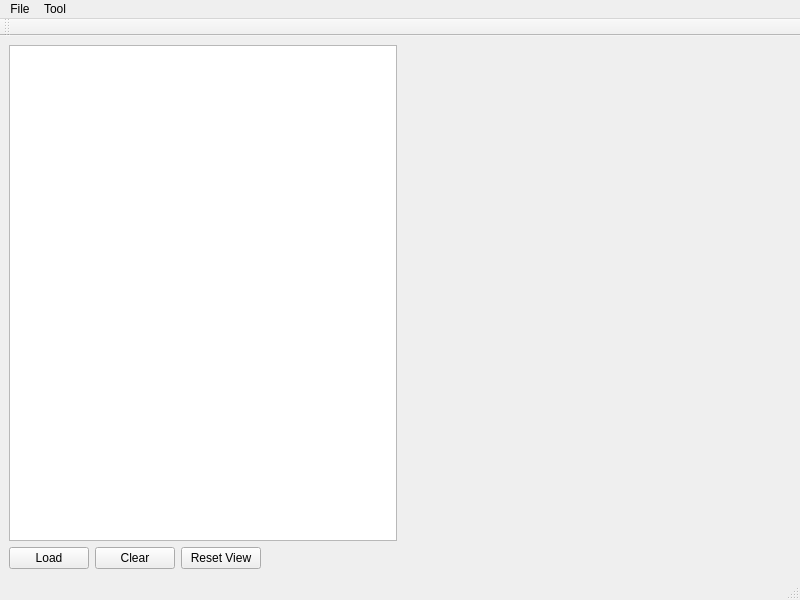
<?xml version="1.0" encoding="UTF-8"?>
<ui version="4.0">
 <class>MainWindow</class>
 <widget class="QMainWindow" name="MainWindow">
  <property name="geometry">
   <rect>
    <x>0</x>
    <y>0</y>
    <width>800</width>
    <height>600</height>
   </rect>
  </property>
  <property name="windowTitle">
   <string>Group Project Viewer</string>
  </property>
  <widget class="QWidget" name="centralwidget">
   <layout class="QVBoxLayout" name="verticalLayout_2">
    <item>
     <layout class="QVBoxLayout" name="verticalLayout">
      <item>
       <layout class="QHBoxLayout" name="horizontalLayout">
        <item>
         <widget class="QTreeView" name="treeView">
          <property name="contextMenuPolicy">
           <enum>Qt::ContextMenuPolicy::ActionsContextMenu</enum>
          </property>
         </widget>
        </item>
        <item>
         <widget class="QVTKOpenGLNativeWidget" name="vtkWidget" native="true">
          <property name="sizePolicy">
           <sizepolicy hsizetype="Expanding" vsizetype="Expanding">
            <horstretch>0</horstretch>
            <verstretch>0</verstretch>
           </sizepolicy>
          </property>
         </widget>
        </item>
       </layout>
      </item>
      <item>
       <layout class="QHBoxLayout" name="horizontalLayout_2">
        <item>
         <widget class="QPushButton" name="pushButtonLoad">
          <property name="sizePolicy">
           <sizepolicy hsizetype="Preferred" vsizetype="Fixed">
            <horstretch>0</horstretch>
            <verstretch>0</verstretch>
           </sizepolicy>
          </property>
          <property name="text">
           <string>Load</string>
          </property>
         </widget>
        </item>
        <item>
         <widget class="QPushButton" name="pushButtonClear">
          <property name="sizePolicy">
           <sizepolicy hsizetype="Preferred" vsizetype="Fixed">
            <horstretch>0</horstretch>
            <verstretch>0</verstretch>
           </sizepolicy>
          </property>
          <property name="text">
           <string>Clear</string>
          </property>
         </widget>
        </item>
        <item>
         <widget class="QPushButton" name="pushButtonResetView">
          <property name="text">
           <string>Reset View</string>
          </property>
         </widget>
        </item>
        <item>
         <spacer name="horizontalSpacer">
          <property name="orientation">
           <enum>Qt::Orientation::Horizontal</enum>
          </property>
          <property name="sizeHint" stdset="0">
           <size>
            <width>40</width>
            <height>20</height>
           </size>
          </property>
         </spacer>
        </item>
       </layout>
      </item>
     </layout>
    </item>
   </layout>
  </widget>
  <widget class="QMenuBar" name="menubar">
   <property name="geometry">
    <rect>
     <x>0</x>
     <y>0</y>
     <width>800</width>
     <height>17</height>
    </rect>
   </property>
   <widget class="QMenu" name="menuFile">
    <property name="title">
     <string>File</string>
    </property>
    <addaction name="actionOpenFile"/>
    <addaction name="actionOpenFolder"/>
    <addaction name="actionExit"/>
   </widget>
   <widget class="QMenu" name="menuTool">
    <property name="title">
     <string>Tool</string>
    </property>
    <addaction name="actionRemove_Selected"/>
   </widget>
   <addaction name="menuFile"/>
   <addaction name="menuTool"/>
  </widget>
  <widget class="QStatusBar" name="statusbar"/>
  <widget class="QToolBar" name="toolBar">
   <property name="windowTitle">
    <string>toolBar</string>
   </property>
   <attribute name="toolBarArea">
    <enum>TopToolBarArea</enum>
   </attribute>
   <attribute name="toolBarBreak">
    <bool>false</bool>
   </attribute>
  </widget>
  <action name="actionOpenFile">
   <property name="icon">
    <iconset>
     <normaloff>:/Icons/gojo satotu.jpg</normaloff>:/Icons/gojo satotu.jpg</iconset>
   </property>
   <property name="text">
    <string>Open File</string>
   </property>
   <property name="menuRole">
    <enum>QAction::MenuRole::NoRole</enum>
   </property>
  </action>
  <action name="actionItem_Options">
   <property name="text">
    <string>Options</string>
   </property>
   <property name="menuRole">
    <enum>QAction::MenuRole::NoRole</enum>
   </property>
  </action>
  <action name="actionRemove_Selected">
   <property name="text">
    <string>Remove Selected</string>
   </property>
  </action>
  <action name="actionExit">
   <property name="text">
    <string>Exit</string>
   </property>
  </action>
  <action name="actionWireframe">
   <property name="text">
    <string>Toggle Wireframe</string>
   </property>
   <property name="menuRole">
    <enum>QAction::MenuRole::NoRole</enum>
   </property>
  </action>
  <action name="actionOpenFolder">
   <property name="text">
    <string>Open STL Folder</string>
   </property>
  </action>
 </widget>
 <customwidgets>
  <customwidget>
   <class>QVTKOpenGLNativeWidget</class>
   <extends>QWidget</extends>
   <header>QVTKOpenGLNativeWidget.h</header>
   <container>1</container>
  </customwidget>
 </customwidgets>
 <resources>
  <include location="icon.qrc"/>
 </resources>
 <connections>
  <connection>
   <sender>pushButtonLoad</sender>
   <signal>clicked()</signal>
   <receiver>MainWindow</receiver>
   <slot>close()</slot>
   <hints>
    <hint type="sourcelabel">
     <x>141</x>
     <y>416</y>
    </hint>
    <hint type="destinationlabel">
     <x>399</x>
     <y>299</y>
    </hint>
   </hints>
  </connection>
 </connections>
</ui>
